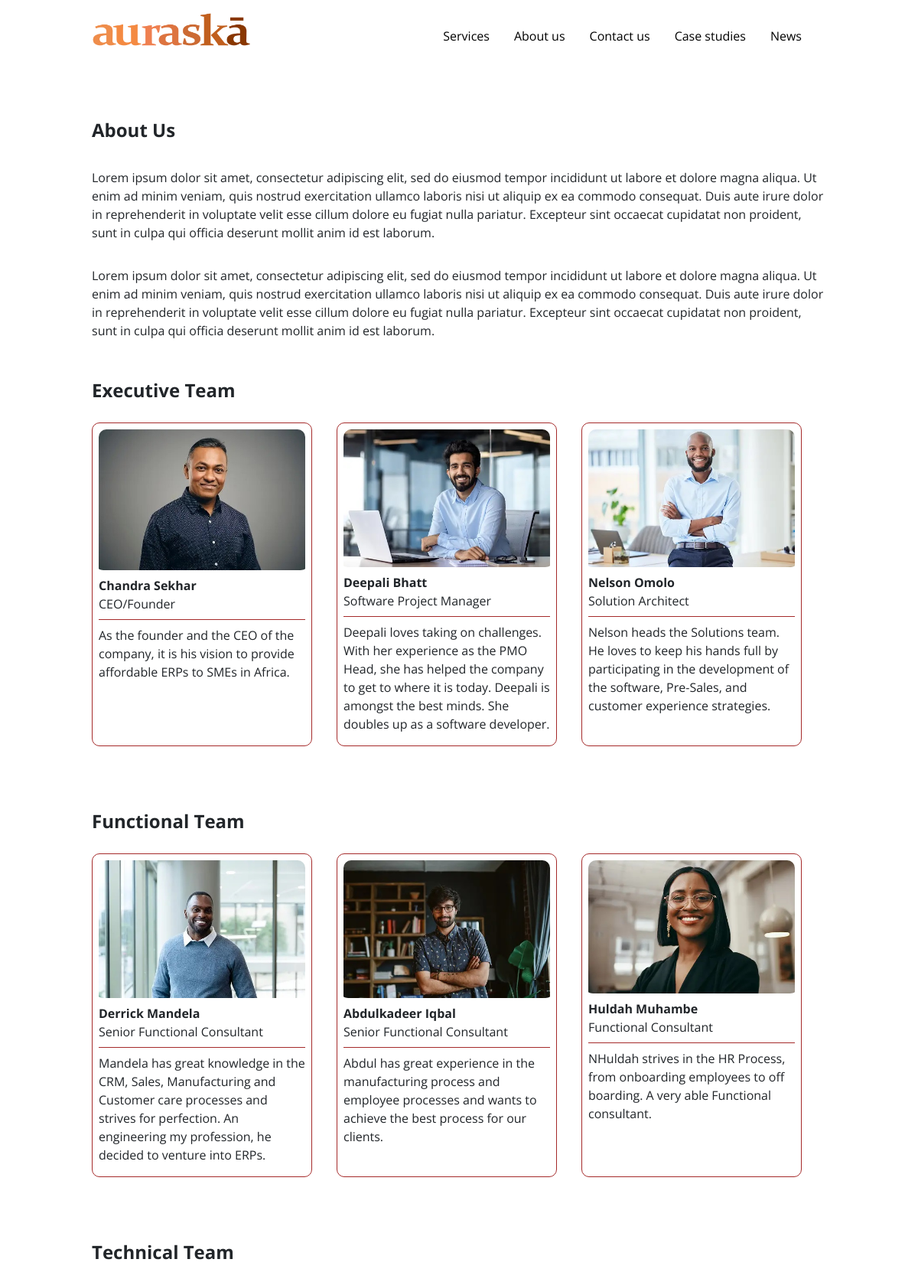
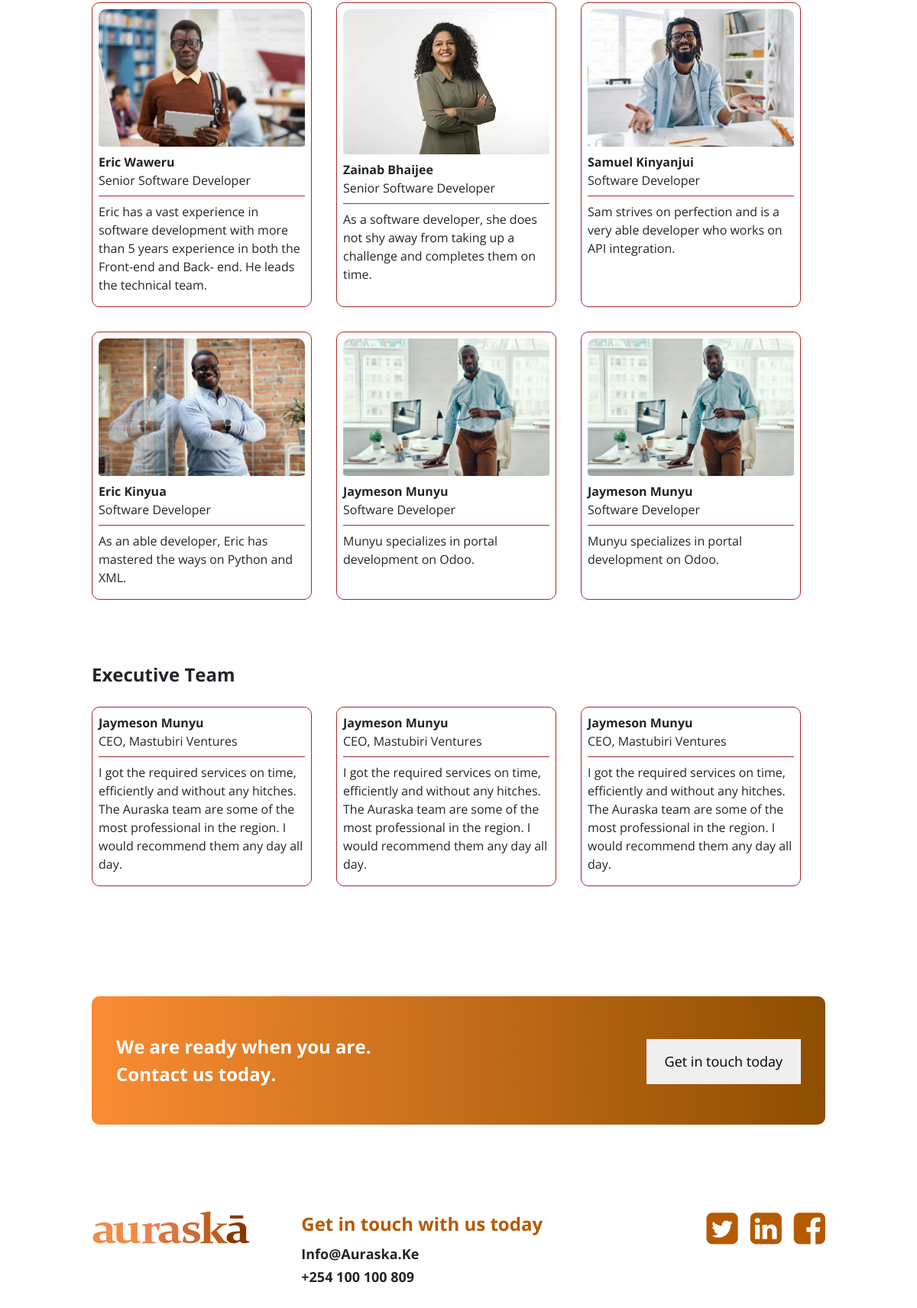
The app's page /aboutUs/ (upper part) with its own data (2 pictures, top to bottom).
### website_admin/models.py (models this page shows, shortened)
class About_executive_team(models.Model):
    images = models.ImageField(upload_to="images")
    name = models.CharField(max_length=150)
    position = models.CharField(max_length=150)
    description = models.TextField()

class About_functional_team(models.Model):
    images = models.ImageField(upload_to="images")
    name = models.CharField(max_length=150)
    position = models.CharField(max_length=150)
    description = models.TextField()

class About_technical_team1(models.Model):
    images = models.ImageField(upload_to="images")
    name = models.CharField(max_length=150)
    position = models.CharField(max_length=150)
    description = models.TextField()

class About_technical_team2(models.Model):
    images = models.ImageField(upload_to="images")
    name = models.CharField(max_length=150)
    position = models.CharField(max_length=150)
    description = models.TextField()

class About_executive_team2(models.Model):
    name = models.CharField(max_length=150)
    position = models.CharField(max_length=150)
    description = models.TextField()

### website/views.py (the view)
# urls.py: path("aboutUs/",views.aboutUs,name='aboutUs'),
def aboutUs(request):
    about = About_executive_team.objects.all()
    about2 = About_functional_team.objects.all()
    about3 = About_technical_team1.objects.all()
    about4 = About_technical_team2.objects.all()
    about5 = About_executive_team2.objects.all()
    context = {
        "about": about,
        "about2": about2,
        "about3": about3,
        "about4": about4,
        "about5": about5,
    }
    return render(request, "aboutUs.html", context)

### website/templates/aboutUs.html (shortened to what this page needs)
{% extends 'base.html' %}
{% block content %}
{% load static %}
<div class="second-block">
    <div class="second-block__img">
    </div>
</div>
<div class="page-width">
    <div class="about-us-block">
        <div class="about-us-block--title">
            <p>About Us</p>
        </div>
        <div class="about-us-block--text1">
            <p>Lorem ipsum dolor sit amet, consectetur adipiscing elit, sed do eiusmod tempor incididunt ut labore et
                dolore magna aliqua. Ut enim ad minim veniam, quis nostrud exercitation ullamco laboris nisi ut aliquip
                ex ea commodo consequat. Duis aute irure dolor in reprehenderit in voluptate velit esse cillum dolore eu
                fugiat nulla pariatur. Excepteur sint occaecat cupidatat non proident, sunt in culpa qui officia
                deserunt mollit anim id est laborum.</p>
        </div>
        <div class="about-us-block--text2">
            <p>Lorem ipsum dolor sit amet, consectetur adipiscing elit, sed do eiusmod tempor incididunt ut labore et
                dolore magna aliqua. Ut enim ad minim veniam, quis nostrud exercitation ullamco laboris nisi ut aliquip
                ex ea commodo consequat. Duis aute irure dolor in reprehenderit in voluptate velit esse cillum dolore eu
                fugiat nulla pariatur. Excepteur sint occaecat cupidatat non proident, sunt in culpa qui officia
                deserunt mollit anim id est laborum.</p>
        </div>
    </div>
    <div class="executive-block">
        <div class="executive-block--title">
            <p> Executive Team </p>
        </div>
        <div class="executive-block__cards">
            {% for aboutUs in about %}
            <div class="executive-block__cards__1">
                <div class="executive-block__cards__1--img">
                    <img src="{{ aboutUs.images.url }}" alt="">
                </div>
                <div class="executive-block__cards__1--name">
                    <p>{{ aboutUs.name }}</p>
                </div>
                <div class="executive-block__cards__1--position">
                    <p>{{ aboutUs.position }}</p>
                </div>
                <div class="executive-block__cards__1--text">
                    <p> {{ aboutUs.description }}</p>
                </div>
            </div>
            {% endfor %}
        </div>
    </div>
    <div class="functional-block">
        <div class="functional-block--title">
            <p> Functional Team </p>
        </div>
        <div class="functional-block__cards">
            {% for aboutUs in about2 %}
            <div class="functional-block__cards__1">
                <div class="functional-block__cards__1--img">
                    <img src="{{ aboutUs.images.url }}" alt="">
                </div>
                <div class="functional-block__cards__1--name">
                    <p> {{ aboutUs.name }}</p>
                </div>
                <div class="functional-block__cards__1--position">
                    <p>{{ aboutUs.position }}</p>
                </div>
                <div class="functional-block__cards__1--text">
                    <p> {{ aboutUs.description }} </p>
                </div>
            </div>
            {% endfor %}
        </div>
    </div>
    <div class="technical-block">
        <div class="technical-block--title">
            <p> Technical Team </p>
        </div>
        <div class="technical-block__cards">
            {% for aboutUs in about3 %}
            <div class="technical-block__cards__1">
                <div class="technical-block__cards__1--img">
                    <img src="{{ aboutUs.images.url }}" alt="">
                </div>
                <div class="technical-block__cards__1--name">
                    <p>{{ aboutUs.name }}</p>
                </div>
                <div class="technical-block__cards__1--position">
                    <p>{{ aboutUs.position }}</p>
                </div>
                <div class="technical-block__cards__1--text">
                    <p>{{ aboutUs.description }}</p>
                </div>
            </div>
            {% endfor %}
        </div>
        <div class="technical-block__cards2">
            {% for aboutUs in about4 %}
            <div class="technical-block__cards2__4">
                <div class="technical-block__cards2__4--img">
                    <img src="{{ aboutUs.images.url }}" alt="">
                </div>
                <div class="technical-block__cards2__4--name">
                    <p>{{ aboutUs.name }}</p>
                </div>
                <div class="technical-block__cards2__4--position">
                    <p>{{ aboutUs.position }}</p>
                </div>
                <div class="technical-block__cards2__4--text">
                    <p>{{ aboutUs.description }}</p>
                </div>
            </div>
            {% endfor %}
        </div>
    </div>
    <div class="customers-block">
        <div class="customers-block--title">
            <p> Executive Team </p>
        </div>
        <div class="customers-block__cards">
            {% for aboutUs in about5 %}
            <div class="customers-block__cards__1">
                <div class="customers-block__cards__1--name">
                    <p>{{ aboutUs.name }}</p>
                </div>
                <div class="customers-block__cards__1--position">
                    <p>{{ aboutUs.position }}</p>
                </div>
                <div class="customers-block__cards__1--text">
                    <p>{{ aboutUs.description }}</p>
                </div>
            </div>
            {% endfor %}
        </div>
    </div>
    <div class="newsletter-block">
        <div class="newsletter-block--title">
            <p> We are ready when you are. </p>
            <p> Contact us today. </p>
        </div>
        <div class="newsletter-block--button">
            <button> Get in touch today </button>
        </div>
    </div>
</div>
{% endblock content %}

### records on screen
About_executive_team: images (picture), name "Chandra Sekhar", position "CEO/Founder", description "As the founder and the CEO of the company, it is his vision to provide affordable ERPs to SMEs in Africa."
About_executive_team: images (picture), name "Deepali Bhatt", position "Software Project Manager", description "Deepali loves taking on challenges. With her experience as the PMO Head, she has helped the company to get to where it is today. Deepali is amongst the best minds. She doubles up as a software developer."
About_executive_team: images (picture), name "Nelson Omolo", position "Solution Architect", description "Nelson heads the Solutions team. He loves to keep his hands full by participating in the development of the software, Pre-Sales, and customer experience strategies."
About_functional_team: images (picture), name "Derrick Mandela", position "Senior Functional Consultant", description "Mandela has great knowledge in the CRM, Sales, Manufacturing and Customer care processes and strives for perfection. An engineering my profession, he decided to venture into ERPs."
About_functional_team: images (picture), name "Abdulkadeer Iqbal", position "Senior Functional Consultant", description "Abdul has great experience in the manufacturing process and employee processes and wants to achieve the best process for our clients."
About_functional_team: images (picture), name "Huldah Muhambe", position "Functional Consultant", description "NHuldah strives in the HR Process, from onboarding employees to off boarding. A very able Functional consultant."
About_technical_team1: images (picture), name "Eric Waweru", position "Senior Software Developer", description "Eric has a vast experience in software development with more than 5 years experience in both the Front-end and Back- end. He leads the technical team."
About_technical_team1: images (picture), name "Zainab Bhaijee", position "Senior Software Developer", description "As a software developer, she does not shy away from taking up a challenge and completes them on time."
About_technical_team1: images (picture), name "Samuel Kinyanjui", position "Software Developer", description "Sam strives on perfection and is a very able developer who works on API integration."
About_technical_team2: images (picture), name "Eric Kinyua", position "Software Developer", description "As an able developer, Eric has mastered the ways on Python and XML."
About_technical_team2: images (picture), name "Jaymeson Munyu", position "Software Developer", description "Munyu specializes in portal development on Odoo."
About_technical_team2: images (picture), name "Jaymeson Munyu", position "Software Developer", description "Munyu specializes in portal development on Odoo."
About_executive_team2: name "Jaymeson Munyu", position "CEO, Mastubiri Ventures", description "I got the required services on time, efficiently and without any hitches. The Auraska team are some of the most professional in the region. I would recommend them any day all day."
About_executive_team2: name "Jaymeson Munyu", position "CEO, Mastubiri Ventures", description "I got the required services on time, efficiently and without any hitches. The Auraska team are some of the most professional in the region. I would recommend them any day all day."
About_executive_team2: name "Jaymeson Munyu", position "CEO, Mastubiri Ventures", description "I got the required services on time, efficiently and without any hitches. The Auraska team are some of the most professional in the region. I would recommend them any day all day."
